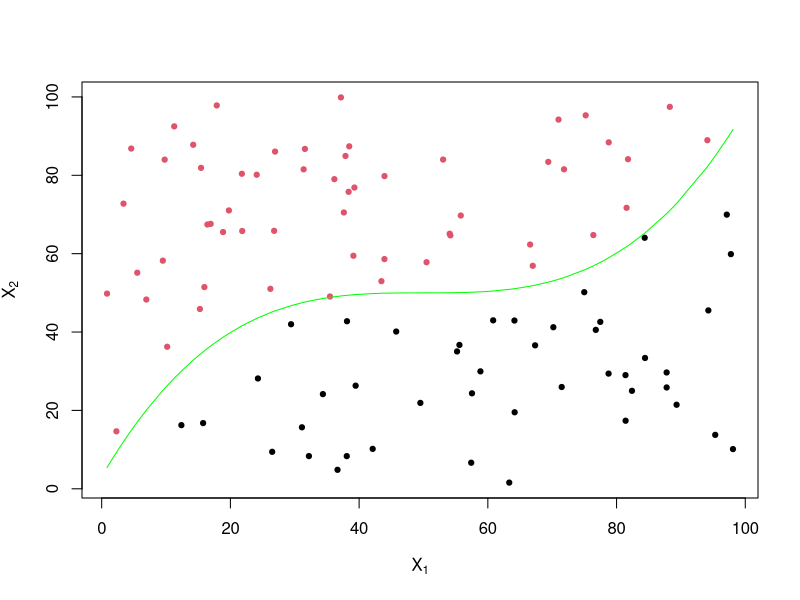
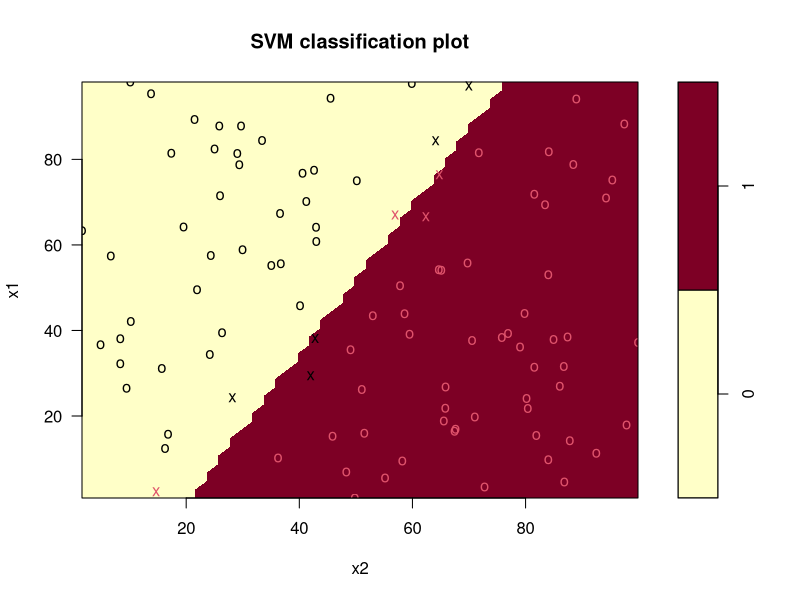

Write the R code that produced these figures, in order.
## ---- chunk 1
knitr::opts_chunk$set(echo = TRUE)

## ---- chunk 2
set.seed(12)
x1 = runif(100,min=0, max=100)
x2 = runif(100,min =0, max=100)

bound= function(x){
    50 + ( x-2*(x-20)+ 3*(x-50)^3)/8000
}

y= ifelse(x2 > bound(x1),1,0)
plot(x1,x2, pch=19,cex=0.7,col= y+1,xlab=expression(X[1]), ylab= expression(X[2]))
points(sort(x1),bound(sort(x1)),type ="l", col ="Green")
df = data.frame(y=as.factor(y),x1=x1,x2=x2)
## ---- chunk 3

library(e1071)
svm.fit.1= svm(y~., data=df, kernel="linear",cost=1,scale=FALSE)
svm.fit.1

plot(svm.fit.1,df)


table(Actual =y,predicted =predict(svm.fit.1,df))

TP= 37
TN=58
FP=2
FN=3
Accuracy = (TP+TN)/(TP+FP+TN+FN)
print(Accuracy)
sensitivity = TP/(TP+ FN)
print(sensitivity)
specificity = TN/(TN + FP)
print(specificity)
precision = TP/(TP + FP)
print(precision)
## ---- chunk 4
svm.fit.2 = svm(y~., data = df, kernel="linear",cost = 10,scale =FALSE)
svm.fit.2
table(Actual =y,predicted =predict(svm.fit.2,df))


svm.fit.3 = svm(y~., data = df, kernel="linear",cost = 0.01,gamma = 0.6,scale =FALSE)

table(Actual =y,predicted =predict(svm.fit.3,df))
svm.fit.3$index
## ---- chunk 5
set.seed(1)
tune.out = tune(svm, y~.,data=df, kernel="linear",
                ranges= list(cost = c(0.001,0.01,0.1,1,5,10,100)))
summary(tune.out)

## ---- chunk 6
bestmodel = tune.out$best.model

summary(bestmodel)

